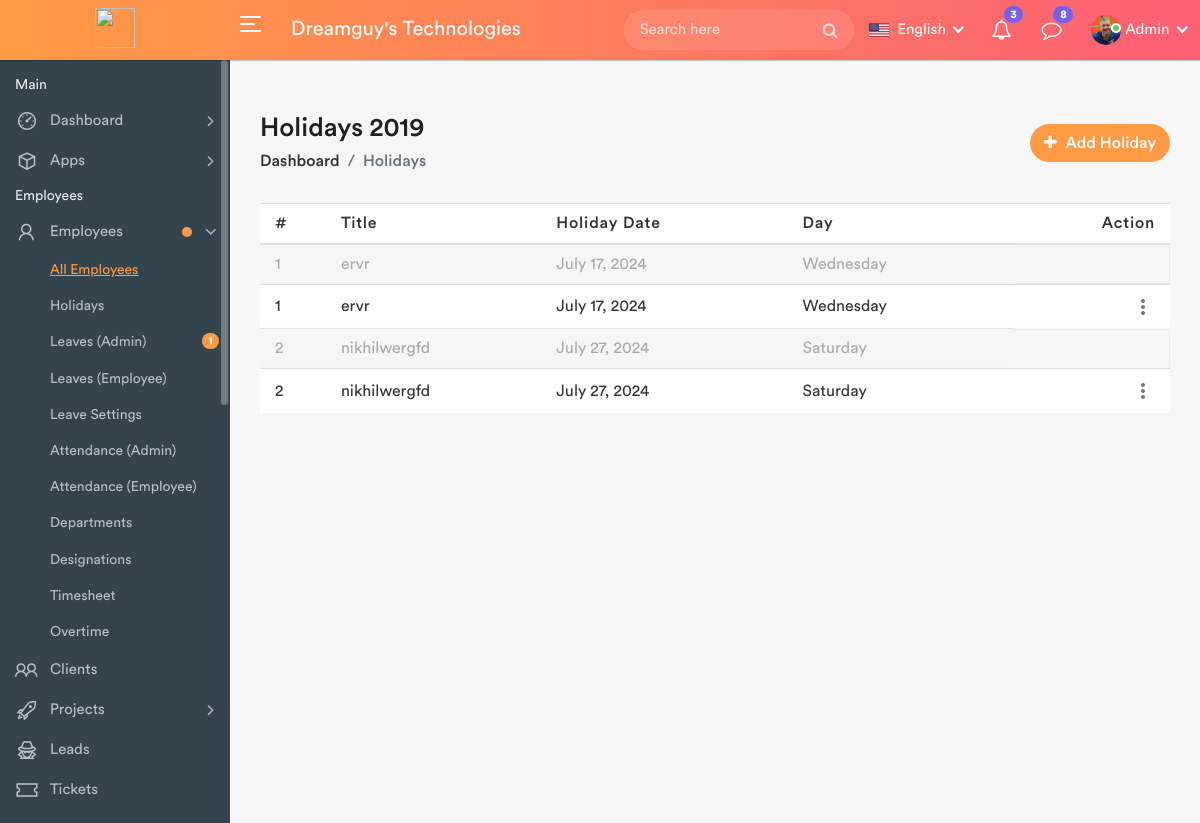
Before: /holidays with the older database file.
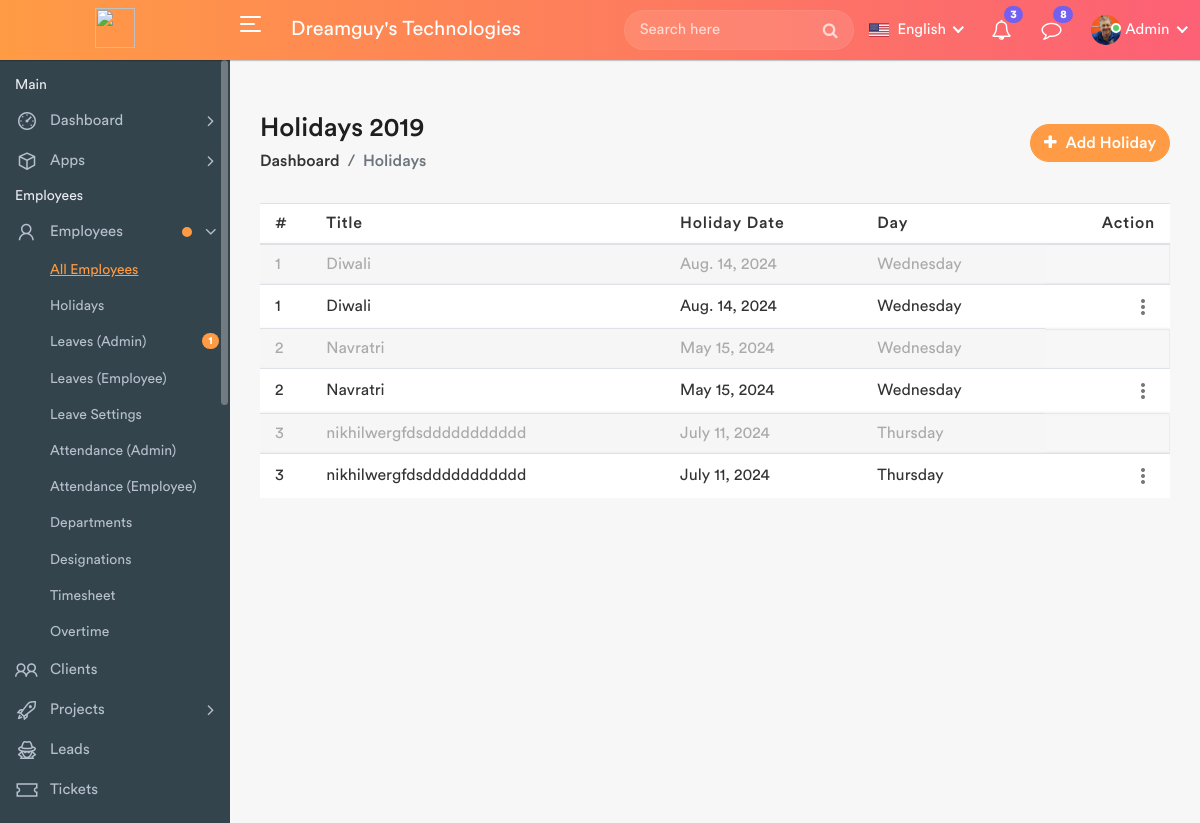
After: the same page with the newer database file.
### HRMS_APP/models.py (models this page shows, shortened)
class Holidays(models.Model):
    holiday_name = models.CharField(max_length=50)
    holiday_date = models.DateField(blank=True, null=True)

### HRMS_APP/views.py (the view, shortened to what this page needs)
# urls.py: path('holidays', views.holidays, name='holidays'),
def holidays(request):
    holidays = Holidays.objects.all()
    return render(request,"holidays.html",{'holidays':holidays})

### HRMS_APP/templates/holidays.html (shortened to what this page needs)
﻿{% extends "header.html" %}
{% load static %}
{% block content %}
            <div class="page-wrapper">
                <div class="content container-fluid">
					<div class="page-header">
						<div class="row align-items-center">
							<div class="col">
								<h3 class="page-title">Holidays 2019</h3>
								<ul class="breadcrumb">
									<li class="breadcrumb-item"><a href="index.html">Dashboard</a></li>
									<li class="breadcrumb-item active">Holidays</li>
								</ul>
							</div>
							<div class="col-auto float-right ml-auto">
								<a href="#" class="btn add-btn" data-toggle="modal" data-target="#add_holiday"><i class="fa fa-plus"></i> Add Holiday</a>
							</div>
						</div>
					</div>
					<div class="row">
						<div class="col-md-12">
							<div class="table-responsive">
								<table class="table table-striped custom-table mb-0">
									<thead>
										<tr>
											<th>#</th>
											<th>Title </th>
											<th>Holiday Date</th>
											<th>Day</th>
											<th class="text-right">Action</th>
										</tr>
									</thead>
									<tbody>
                                        {% for holiday in holidays %}
										<tr class="holiday-completed">
											<td>{{ forloop.counter }}</td>
											<td>{{ holiday.holiday_name }}</td>
											<td>{{ holiday.holiday_date }}</td>
											<td>{{ holiday.holiday_date|date:"l" }}</td>
										</tr>
										<tr class="holiday-upcoming">
											<td>{{ forloop.counter }}</td>
											<td>{{ holiday.holiday_name }}</td>
											<td>{{ holiday.holiday_date }}</td>
											<td>{{ holiday.holiday_date|date:"l" }}</td>
											<td class="text-right">
												<div class="dropdown dropdown-action">
													<a href="#" class="action-icon dropdown-toggle" data-toggle="dropdown" aria-expanded="false"><i class="material-icons">more_vert</i></a>
												</div>
											</td>
										</tr>
                                        {% endfor %}
									</tbody>
								</table>
							</div>
						</div>
					</div>
                </div>
            </div>
        </div>
{% endblock %}

Changed rows visible on the page:
removed Holidays: holiday_name "nikhilwergfd", holiday_date "July 27, 2024", holiday_date "Saturday"
changed Holidays: holiday_name "ervr" → "Diwali"; holiday_date "July 17, 2024" → "Aug. 14, 2024"
added Holidays: holiday_name "Navratri", holiday_date "May 15, 2024", holiday_date "Wednesday"
added Holidays: holiday_name "nikhilwergfdsddddddddddd", holiday_date "July 11, 2024", holiday_date "Thursday"
